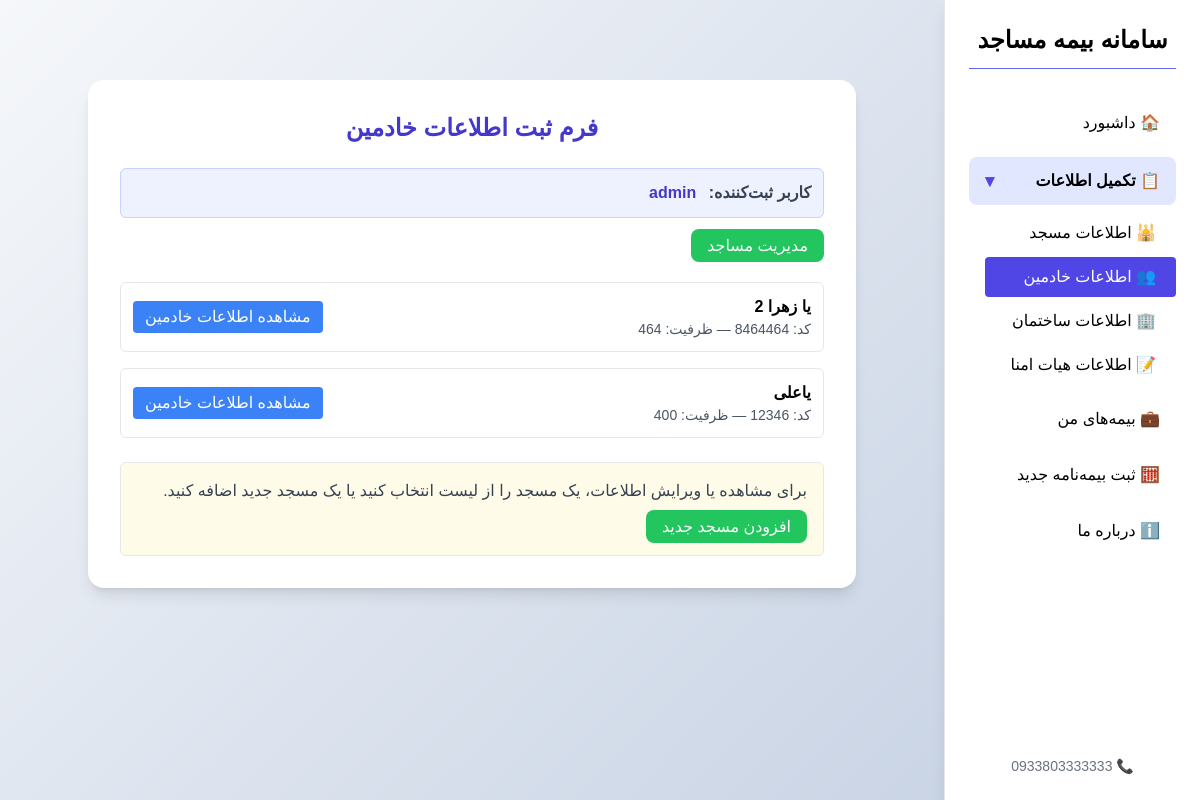
/account/personform/ (signed in), run on an earlier commit of the app's database.
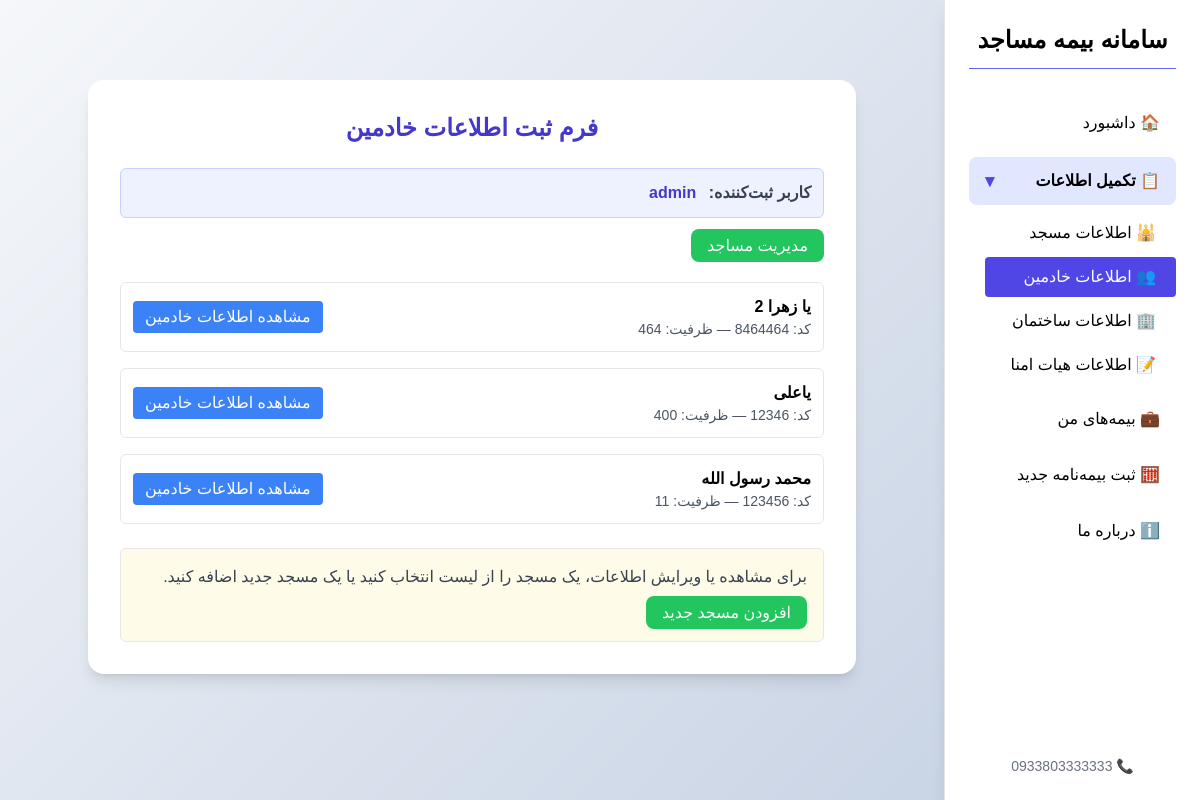
And on a later commit of the database.
### forms/models.py (models this page shows, shortened)
class MainRegistration(models.Model):
    registration=models.ForeignKey(Signup,on_delete=models.CASCADE,related_name="mosque",verbose_name="کاربر ثبت کننده")
    mosque_name=models.CharField(max_length=50,verbose_name="نام مسجد")
    mosque_id=models.IntegerField(verbose_name="کد شناسایی مسجد")
    mosque_Capacity=models.IntegerField(validators=[MinValueValidator(10)],verbose_name='ظرفیت نمازگزار')
    mosque_postalcode=models.CharField(verbose_name="کدپستی مسجد",validators=[MinLengthValidator(9)],max_length=11)
    mosque_address=models.CharField(max_length=200,verbose_name="آدرس مسجد")
    mosque_phone=models.CharField(verbose_name="تلفن ثابت مسجد",blank=True,max_length=11,validators=[MinLengthValidator(11)])
    created_phone=models.CharField(verbose_name="تلفن موبایل",max_length=11,validators=[MinLengthValidator(11)],unique=True)
    create_date=models.DateTimeField(auto_now_add=True)
    class Meta:
        verbose_name="لیست مساجد"

### forms/views.py (the view)
@custom_login_required
def PersonInfo_view(request):
    signup = get_signup_from_session(request)
    mosque_id = request.GET.get('mosque_id') or request.POST.get('mosque_id')
    if mosque_id:
        main_reg = MainRegistration.objects.filter(registration=signup, id=mosque_id).first()
    else:
        main_reg = MainRegistration.objects.filter(registration=signup).first()
    mains = MainRegistration.objects.filter(registration=signup)
    selected = mains.filter(id=mosque_id).first() if mosque_id else None
    has_active_policy = bool(selected and mosque_has_active_policy(signup, selected))
    if not main_reg:
        messages.error(request, "ابتدا فرم اطلاعات اصلی مسجد را تکمیل کنید.")
        return redirect('/account/mainform/')  # مسیر فرم مسجد
    editing = request.GET.get("edit") == "true"
    if selected and mosque_has_active_policy(signup, selected) and request.GET.get('edit') == 'true' and not request.GET.get('endorsement') == 'true':
        messages.warning(
            request,
            "بدلیل داشتن بیمه نامه فعال شما مجاز به تغییر اطلاعات خود نیستید مگر آن که درخواست الحاقیه کنید."
        )
        return redirect(f'/insurance/request-endorsement/?mosque_id={selected.id}')
    if request.method == 'POST':
        data = PersonInfo.objects.filter(registration=main_reg).first()
        form = PersonInfo_form(request.POST, instance=data)
        if form.is_valid():
            trustees = form.save(commit=False)
            trustees.registration = main_reg
            trustees.save()
            messages.success(request, "اطلاعات هیات امنا ذخیره شد ✅")
            return redirect(f'/account/mainform/?mosque_id={main_reg.id}')
    else:
        data = PersonInfo.objects.filter(registration=main_reg).first()
        form = PersonInfo_form(instance=data)
        if not editing:
            for field in form.fields.values():
                field.widget.attrs['disabled'] = 'disabled'
    return render(request, 'personform.html', {
        'form': form,
        'signup': signup,
        'editing': editing,
        'mosque_id': main_reg.id if main_reg else None,
        'mosque_name': main_reg.mosque_name if main_reg else None,
        'mains': mains,
        'selected': selected,
        'has_active_policy': has_active_policy,
    })

### forms/views.py (called while the page is built)
def get_signup_from_session(request): #get username
    user=request.session.get('username')
    if user:
        try:
            signup=Signup.objects.filter(username=user).first()
        except Signup.DoesNotExist:
            messages.warning(request,"کاربری شما یافت نشد، لطفا دوباره وارد شوید")
            return None
    else:
        messages.warning(request,"ابتدا وارد شوید!")
        return None
    return signup

### forms/templates/personform.html (shortened to what this page needs)
{% extends 'base.html' %}
{% load static %}
{% block content %}
<body class="bg-slate-100 min-h-screen flex items-center justify-center">
  <div class="w-full max-w-3xl bg-white rounded-2xl shadow-lg p-8 mx-auto mt-12">
    <h2 class="text-2xl font-bold text-center text-indigo-700 mb-6">فرم ثبت اطلاعات خادمین</h2>
    {% if signup %}
      <div class="bg-indigo-50 p-3 rounded-md text-gray-700 border border-indigo-200 mb-4">
        <strong>کاربر ثبت‌کننده:</strong>
        <span class="text-indigo-700 font-semibold mr-2">{{ signup.username }}</span>
      </div>
    {% endif %}
    {% if not selected %}
      <div class="mb-6 flex justify-between items-center">
        <div>
          <a href="/account/mainform/" class="bg-green-500 text-white py-2 px-4 rounded-lg hover:bg-green-600">مدیریت مساجد</a>
        </div>
      </div>
      {% if mains %}
        <div class="grid grid-cols-1 gap-4 mb-6">
          {% for m in mains %}
            <div class="p-3 border rounded-md flex justify-between items-center">
              <div>
                <div class="font-semibold">{{ m.mosque_name }}</div>
                <div class="text-sm text-gray-600">کد: {{ m.mosque_id }} — ظرفیت: {{ m.mosque_Capacity }}</div>
              </div>
              <div class="flex items-center gap-3">
                <a href="/account/personform/?mosque_id={{ m.id }}" class="bg-blue-500 text-white px-3 py-1 rounded">مشاهده اطلاعات خادمین</a>
              </div>
            </div>
          {% endfor %}
        </div>
      {% endif %}
    {% endif %}
    {% if selected or editing %}
    <form method="post" class="space-y-5">
      {% csrf_token %}
      <input type="hidden" name="mosque_id" value="{{ mosque_id }}">
    {% for field in form %}
      <div>
        <label class="block text-gray-700 mb-1" for="{{ field.id_for_label }}">{{ field.label }}</label>
        {{ field }}
        {% if field.errors %}
          <p class="text-red-500 text-sm mt-1">{{ field.errors.0 }}</p>
        {% endif %}
      </div>
    {% endfor %}
    <div class="pt-4 flex justify-between items-center">
      {% if not editing %}
        {% if has_active_policy %}
          <button type="button" class="open-endorsement-modal bg-yellow-500 text-white py-2 px-4 rounded-lg hover:bg-yellow-600 transition-all" data-mosque-id="{{ mosque_id }}">
            درخواست تغییر اطلاعات
          </button>
        {% else %}
          <a href="?mosque_id={{ mosque_id }}&edit=true" class="bg-yellow-500 text-white py-2 px-4 rounded-lg hover:bg-yellow-600 transition-all">
            درخواست تغییر اطلاعات
          </a>
        {% endif %}
      {% endif %}
      <button type="submit" class="w-full {% if not editing %}hidden{% endif %} bg-indigo-600 text-white py-2 rounded-lg hover:bg-indigo-700 transition-all">
        ثبت اطلاعات
      </button>
    </div>
    </form>
    {% else %}
      <div class="p-4 bg-yellow-50 border rounded-md text-gray-700">
        برای مشاهده یا ویرایش اطلاعات، یک مسجد را از لیست انتخاب کنید یا یک مسجد جدید اضافه کنید.
        <div class="mt-3">
          <a href="/account/mainform/?new=true" class="bg-green-500 text-white py-2 px-4 rounded-lg hover:bg-green-600">افزودن مسجد جدید</a>
        </div>
      </div>
    {% endif %}
</div>
</body>
{% endblock %}

What changed in the data, as far as the page shows it:
added MainRegistration: mosque_name "محمد رسول الله", mosque_id "123456", mosque_Capacity "11"
